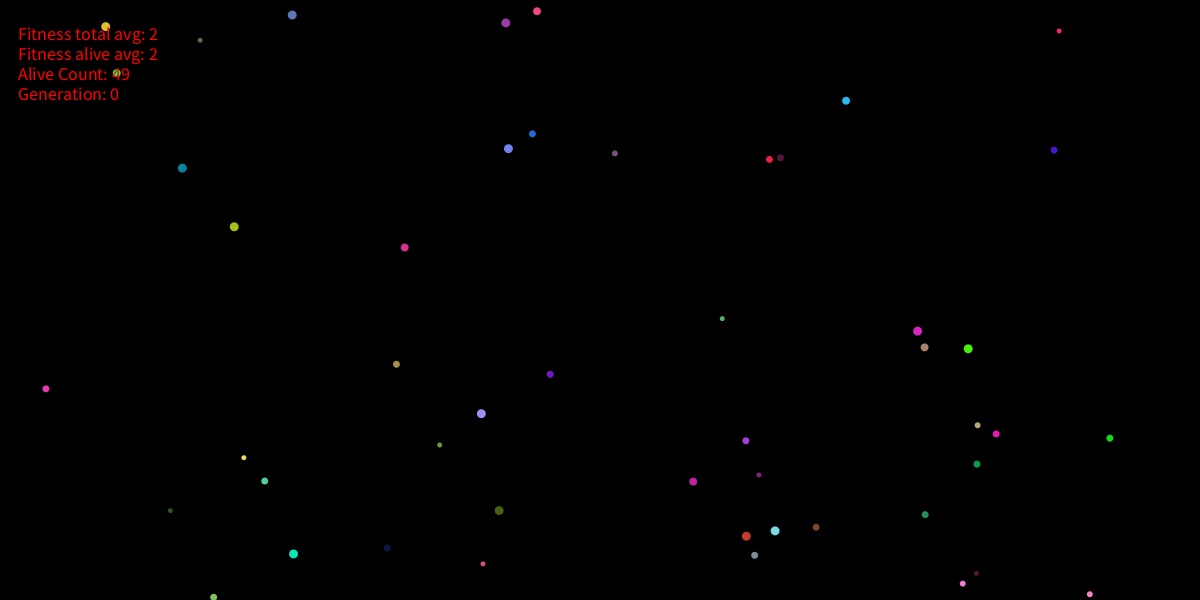
Frame 1 (no input)
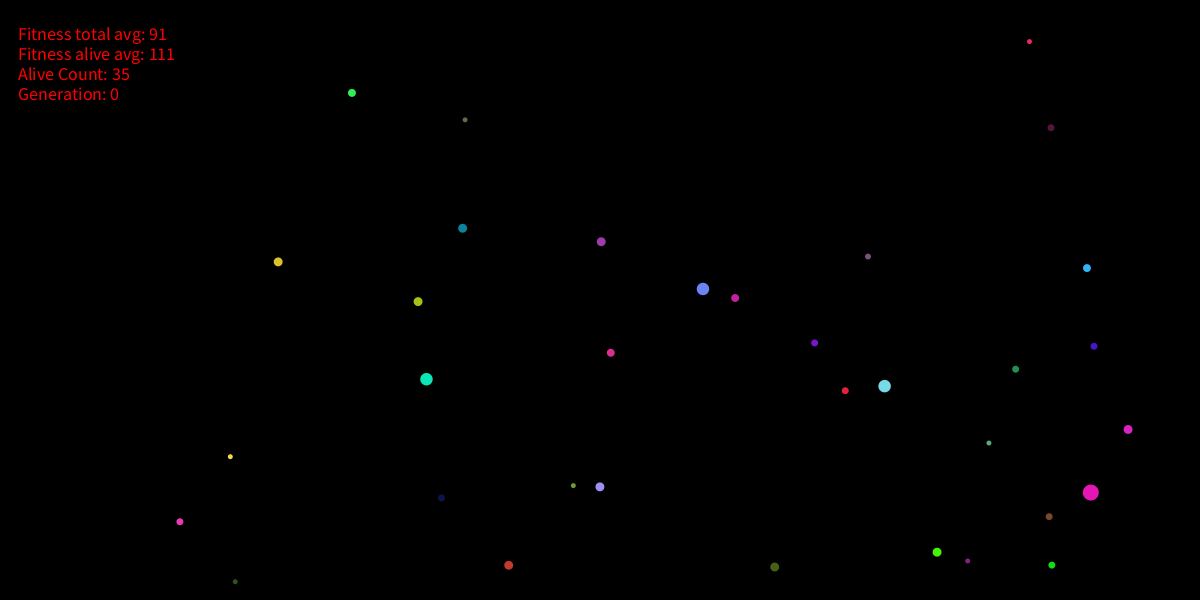
Frame 60 (the mouse pressed at the canvas centre just before this capture)
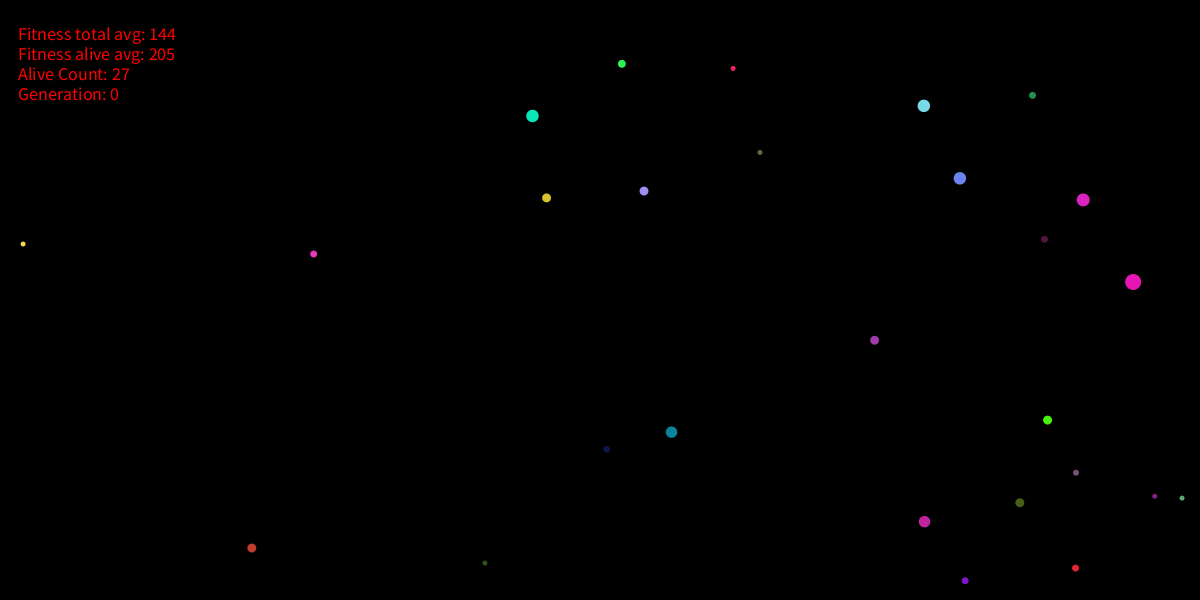
Frame 120 (the mouse held since frame 60 and released just before this capture)

The Processing sketch that drew these frames (run headless with seeded random() and noise(); from frame 60 on, the mouse is pressed at the canvas centre):

// Processing sketch: life
// ── life.pde

Population pop;
int size = 50;
int score;
int generation;
void setup() {
  size(1200, 600);
  smooth();
  background(0);
  pop = new Population(size);
  score = 0;
  generation = 0;
}

void draw(){
  background(0);
  ArrayList<Float> fitness_total = new ArrayList<Float>();
  ArrayList<Float> fitness_alive = new ArrayList<Float>();
  int aliveCount = 0;
  for(int i=0; i < pop.population.length; i++) {
    pop.population[i].update(pop.population);
    fitness_total.add(pop.population[i].getFitness());
    if(pop.population[i].isAlive){
      aliveCount++;
      fitness_alive.add(pop.population[i].getFitness());
    }
    
  }
  float total = 0;
  for(Float f : fitness_total) {
    total = total+f;
  }
  float alive_total = 0;
  for(Float f : fitness_alive){
    alive_total = alive_total + f;
  }
  score++;
  fill(255,0,0);
  textSize(18);
  
  text("Fitness total avg: " + (int)total/fitness_total.size(),width/64, 40);
  text("Fitness alive avg: " + (int)alive_total/fitness_alive.size(),width/64, 60);
  text("Alive Count: " + aliveCount,width/64,80);
  text("Generation: " + generation ,width/64,100);
  
  if(aliveCount < 5 || score > 2000) {
    for(int i=0; i < size; i++) {
      pop.population[i] = pop.matingPool(pop.population);  
    }
    
    generation++;
    score = 0;
  }
  
  
}

// ── blob.pde
class Blob {
  PVector location;
  PVector velocity;
  PVector acceleration;
  float radius;
  
  float topspeed = 5;
  int minDistance;
  float maxForce;
  boolean isAlive = true;
  
  int[] gene = new int[11];
  int[] geneMag = new int [2];
  float fitness;
  float mutationRate = 0.05;
  int max_hits_on_wall = 50;
  int hits;
  
  Blob(PVector loc) {
    geneMag[0] = 5;
    geneMag[1] = 25;
  
    for (int i = 0; i < gene.length; i++){
      gene[i] = (int) random(geneMag[0],geneMag[1]);
    }
    location = new PVector(loc.x, loc.y);
    velocity = new PVector(gene[0],gene[1]);
    hits = 0;
    radius = (int)map(gene[5], geneMag[0], geneMag[1], 5, 10);
    acceleration = new PVector(gene[2],gene[3]);
    acceleration.normalize();
    
    acceleration.mult(gene[4]);
    
    minDistance = int(map(gene[9], geneMag[0], geneMag[1], 0, 100) + radius);
    maxForce = map(gene[10], geneMag[0], geneMag[1], -2, 4);
    fitness = 0;
  }
 
  int[] getGene(){
    return gene;
  }
  
  float getFitness() {
    return fitness/10;
  }
  void movement(Blob other) {
    PVector distanceVect = PVector.sub(other.location, location);

      if(other.radius > radius && distanceVect.mag() < minDistance && other.isAlive) {
        acceleration.add(prey(other));
        if(isAlive) {
          fitness++;
        }
      } else if (other.radius < radius && distanceVect.mag() > minDistance && other.isAlive) {
        acceleration.add(predator(other));
        if(isAlive) {
          fitness++;
        }
      } else if (other.radius == radius && distanceVect.mag() > minDistance && other.isAlive) {
        acceleration.add(PVector.random2D());
      }
      if (isAlive && (checkCollision(other) && radius < other.radius && other.isAlive)) {
        isAlive = false;
      }
      if (isAlive && (checkCollision(other) && radius > other.radius && other.isAlive)) {
        radius = radius + other.radius*0.5;
        if (topspeed > 0.5){
          topspeed = topspeed - radius*0.02;
        }
        
      }
  }
  
  void update(Blob[] others) {
    for (int i = 0; i < others.length; i++){
      movement(others[i]);
    }
    if(isAlive) {
      fitness = fitness+2;
    }
    if(hits > max_hits_on_wall) {
      isAlive = false;
    }
    velocity.add(acceleration);
    velocity.limit(topspeed);
    location.add(velocity);
    bounce();
    
    if(isAlive) {
     display(); 
    }
    
    
  }
  
  Blob crossover(Blob parent) {
    Blob child = new Blob(new PVector(random(0, width), random(0, height)));
    int[] genesA = getGene();
    int[] genesB = parent.getGene();
    
    for(int i = 0; i < genesA.length; i++) {
      int parentGene = (int) random(0, 1);
      if (parentGene == 0) {
        child.gene[i] = genesA[i];
      } else {
        child.gene[i] = genesB[i];
       }
    }
    
    return child;
  }
  
  void mutate() {
    for (int i = 0; i < gene.length; i++) {
      if (random(1) < mutationRate) {
        gene[i] = (int) random(geneMag[0], geneMag[1]);
      }
    }
  }
  
  void bounce() {
    if ((location.x > width - 20) || (location.x < 20)) {
      velocity.x = velocity.x * -1;
      acceleration.x = acceleration.x * -1;
      hits++;
    }
    if ((location.y > height - 20) || (location.y < 20)) {
      velocity.y = velocity.y * -1;
      acceleration.y = acceleration.y * -1;
      hits++;
    }
  }
  
  void display(){
    noStroke();
    int r = (int) map(gene[6], geneMag[0], geneMag[1], 10, 255);
    int g = (int) map(gene[7], geneMag[0], geneMag[1], 10, 255);
    int b = (int) map(gene[8], geneMag[0], geneMag[1], 10, 255);
    fill(r,g,b);
    ellipse(location.x, location.y,radius,radius);
  }
  
   boolean checkCollision(Blob other) {
     
    PVector distanceVect = PVector.sub(other.location, location);
    
    float distanceVectMag = distanceVect.mag();
    
    float hitDistance = radius + other.radius;
    if(distanceVectMag < hitDistance) {
        return true;
     } else {
       return false;
     }
   }
   PVector predator(Blob prey) {
    PVector distanceVect = PVector.sub(prey.location, location);
    
    float distanceVectMag = distanceVect.mag();
    float followDistance = minDistance + prey.radius;
    
    if (distanceVectMag < followDistance) {
      PVector desired = PVector.sub(prey.location, location);
      desired.setMag(topspeed);
      PVector steer = PVector.sub(desired, velocity);
      steer.limit(maxForce);  // Limit to maximum steering force
      return steer;
     } else {
      return new PVector(0,0);
    }
  }
  PVector prey(Blob predator) {
    PVector distanceVect = PVector.sub(predator.location, location);
    
    float distanceVectMag = distanceVect.mag();
    float fleeDistance = (minDistance + predator.radius) * 3;
    
    if (distanceVectMag < fleeDistance) {
      PVector keep = new PVector(predator.location.x + fleeDistance, predator.location.y+fleeDistance);
      PVector desired = PVector.sub(keep, location);
      desired.setMag(topspeed);
      PVector steer = PVector.sub(desired, velocity);
      steer.limit(maxForce);  // Limit to maximum steering force
      return steer;
     } else {
      return new PVector(0,0);
    }
  }
}

// ── population.pde
class Population {

  int size;
  Blob[] population;
  Population(int sz) {
    population = new Blob[sz];
    for (int i = 0; i < population.length; i++) {
      PVector loc = new PVector(random(0, width), random(0, height));
      population[i] = new Blob(loc);
    }
  }
  Blob matingPool(Blob[] population) {
    ArrayList<Blob> pool = new ArrayList<Blob>();
    float[] fitness = new float[population.length];
    
    for (int i =0; i < population.length; i++) {
      fitness[i] = population[i].getFitness();
    }
    
    float max_fitness = reverse(sort(fitness))[0];
    float mc_mating = random(sort(fitness)[0], max_fitness);
    
    for(Blob b: population) {
      if(b.getFitness() >= mc_mating) {
        pool.add(b);
      }
    }
    
    int a = int(random(pool.size()));
    int b = int(random(pool.size()));
    
    Blob parentA = pool.get(a);
    Blob parentB = pool.get(b);
    
    Blob child = parentA.crossover(parentB);
    child.mutate();
    return child;
  }
}
